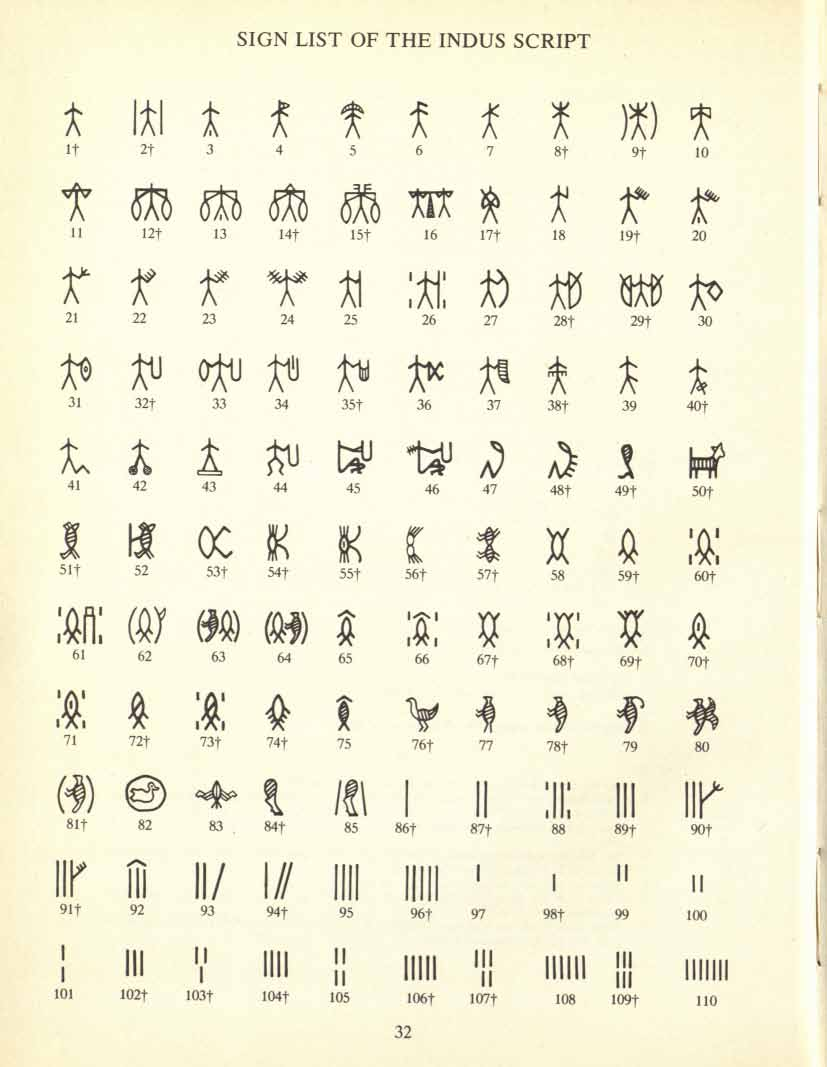
#> input picture pages_raw/signs/before_processing/sign-000.jpg, 827 x 1067 px
$ python -i norm.py   (imports and definitions only)
#> lines starting #> are read from the running program, lines starting #| are printed output that depends on the picture; after the words box and inside, x2 and y2 are one past the last pixel; in counts of white or black regions, pixels touching at a corner belong together
#> further down, picture is the input picture: shape (1067, 827, 3); mean B, G, R 217.4, 241.7, 244.5
import cv2
import numpy as np
import os

def normalize_page(img):
    gray = cv2.cvtColor(img, cv2.COLOR_BGR2GRAY)
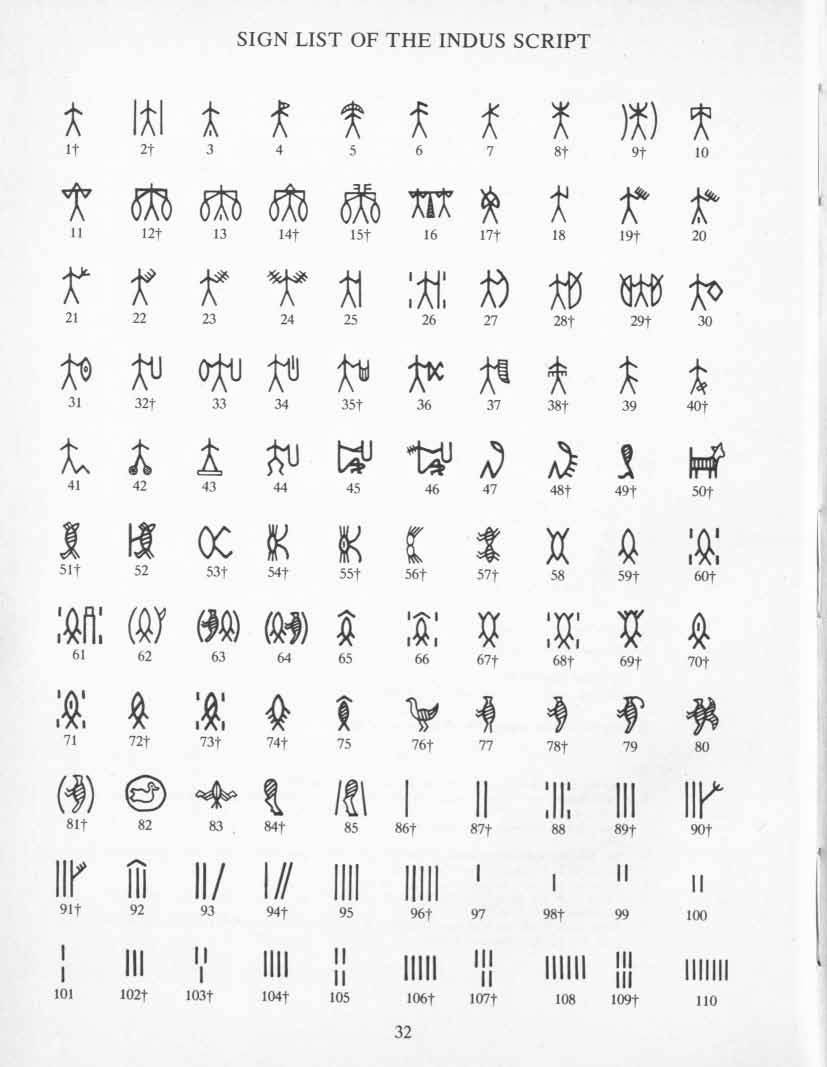
#> gray: shape (1067, 827); min 22, max 255, mean 239.8

    # Contrast normalization (removes yellowing)
    gray = cv2.equalizeHist(gray)
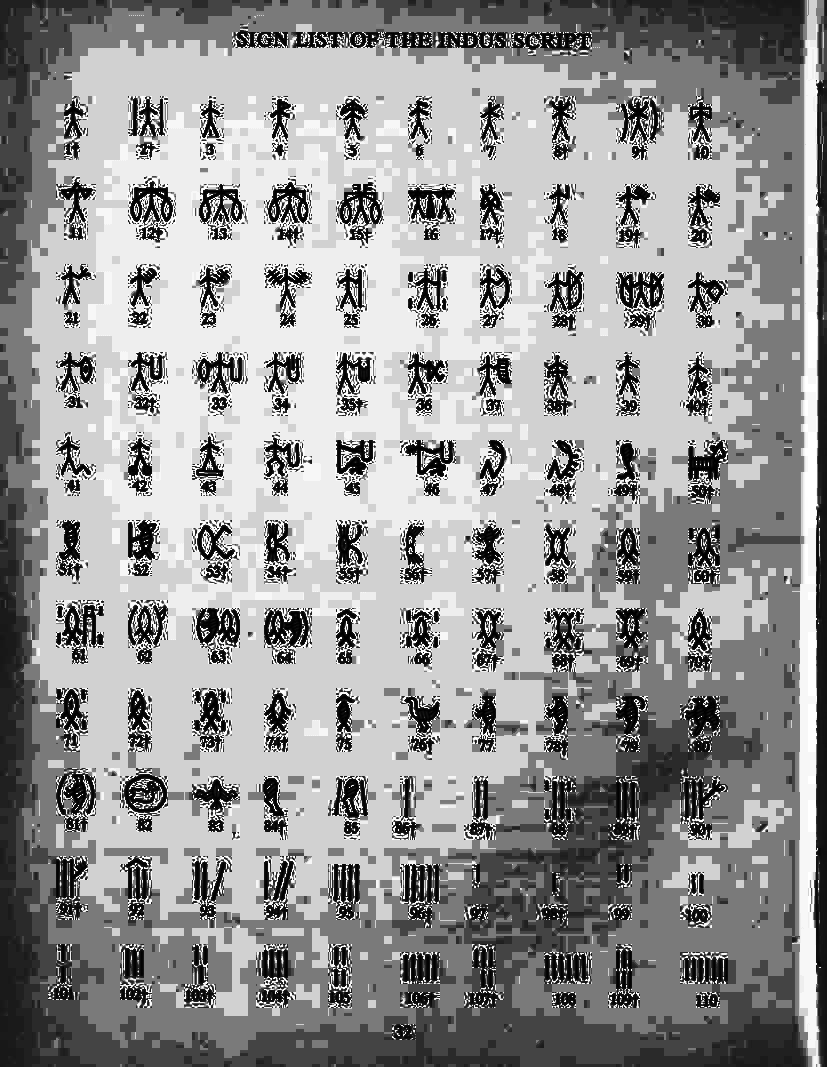
#> gray: shape (1067, 827); min 0, max 255, mean 148.5

    # Threshold just to find page edges
    _, thresh = cv2.threshold(gray, 200, 255, cv2.THRESH_BINARY_INV)
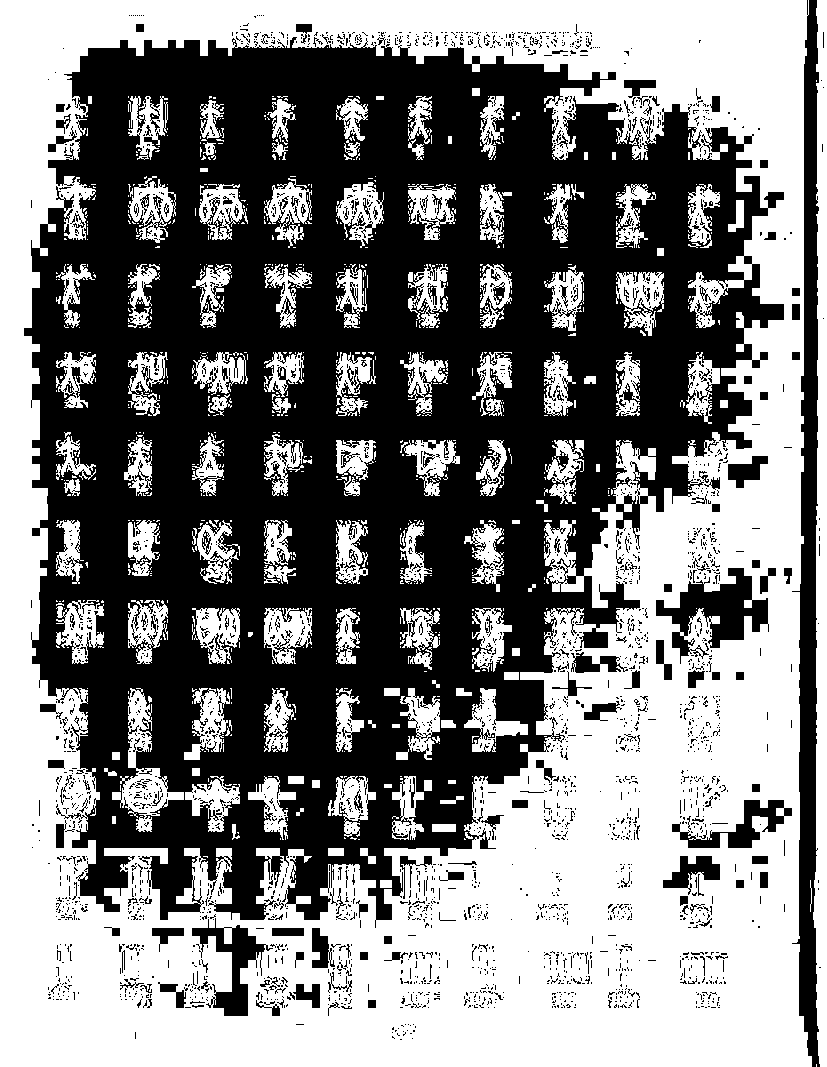
#> thresh: shape (1067, 827); 50.5% white; 2917 black regions (2706 under 20 px)

    # Find page contour
    contours, _ = cv2.findContours(thresh, cv2.RETR_EXTERNAL, cv2.CHAIN_APPROX_SIMPLE)
#> contours = 5 contours, 3 with area under 20; largest, box (x1, y1, x2, y2) and area: (0, 0, 812, 1067) 853858, (813, 0, 827, 1067) 9900
    page_contour = max(contours, key=cv2.contourArea)
#> page_contour = contour of 109 points, box (x1, y1, x2, y2) (0, 0, 812, 1067), area 853858

    x, y, w, h = cv2.boundingRect(page_contour)
#> x = 0; y = 0; w = 812; h = 1067
    cropped = gray[y:y+h, x:x+w]
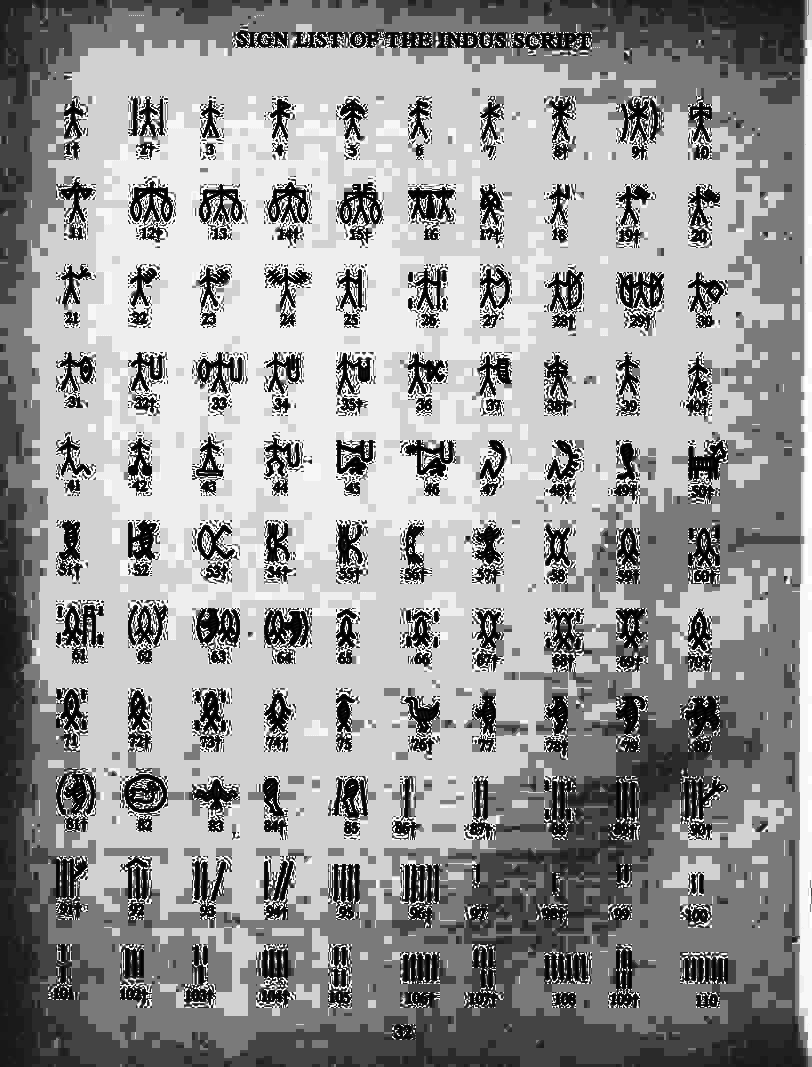
#> cropped: shape (1067, 812); min 0, max 255, mean 149.3

    return cropped

def find_grid_area(img):
    edges = cv2.Canny(img, 50, 150)

    lines = cv2.HoughLinesP(
        edges,
        rho=1,
        theta=np.pi/180,
        threshold=200,
        minLineLength=200,
        maxLineGap=10
    )

    xs, ys = [], []
    for line in lines:
        x1, y1, x2, y2 = line[0]
        xs.extend([x1, x2])
        ys.extend([y1, y2])

    x_min, x_max = min(xs), max(xs)
    y_min, y_max = min(ys), max(ys)

    return img[y_min:y_max, x_min:x_max]

>>> import cv2
>>> picture = cv2.imread('pages_raw/signs/before_processing/sign-000.jpg')
>>> result = normalize_page(picture)

$ run again, on pages_raw/signs/before_processing/sign-001.jpg
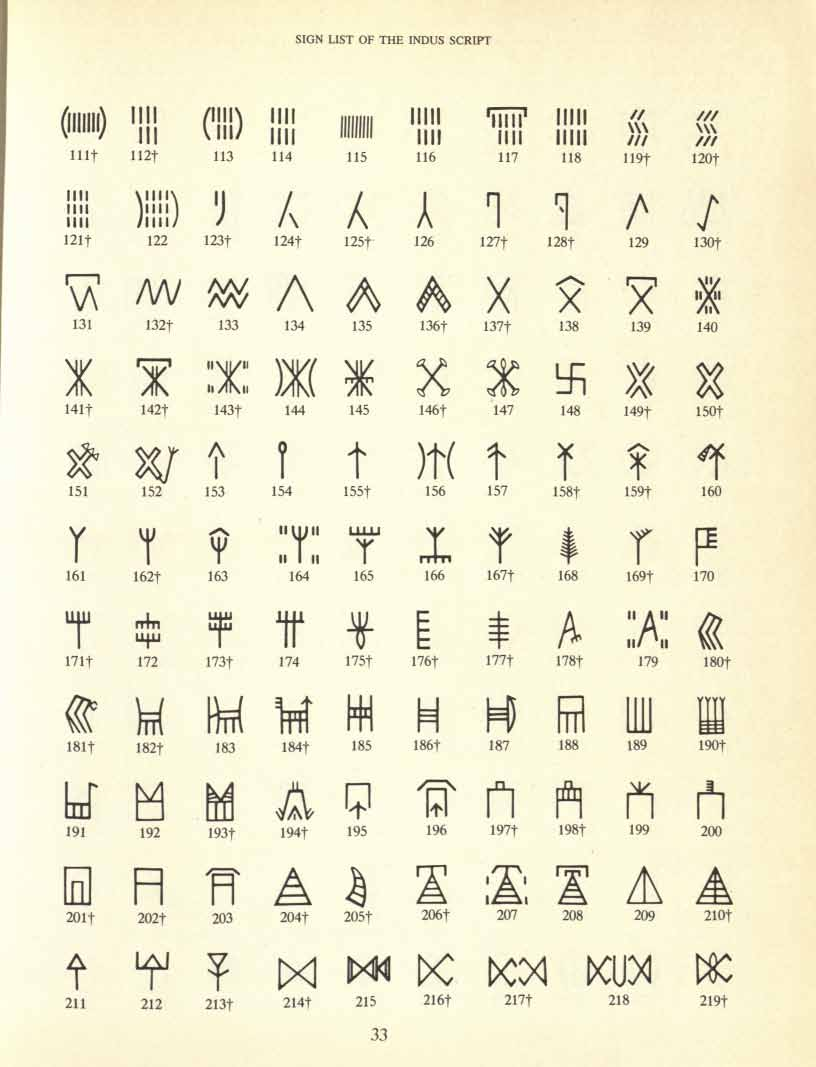
#> input picture pages_raw/signs/before_processing/sign-001.jpg, 816 x 1067 px
#> picture is the input picture: shape (1067, 816, 3); mean B, G, R 211.6, 239, 242.8
#> in normalize_page, `gray = cv2.equalizeHist(gray)`:
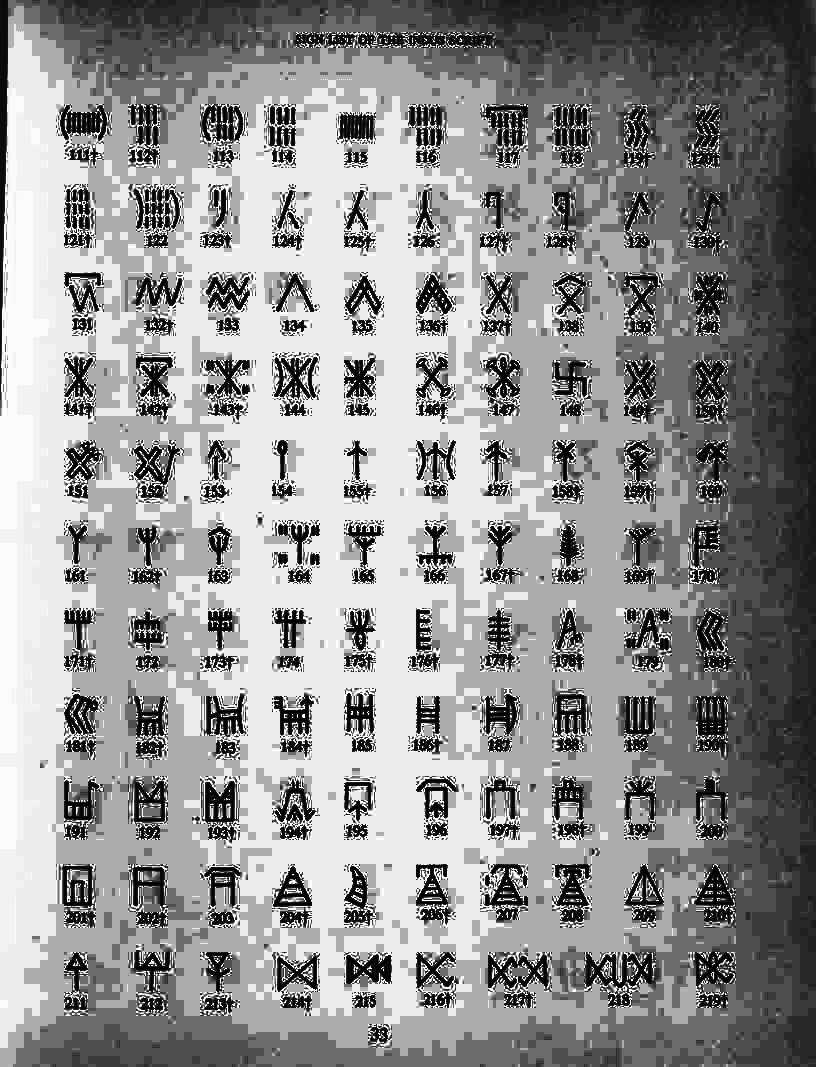
#> gray: shape (1067, 816); min 0, max 255, mean 143.9
#> in normalize_page, `_, thresh = cv2.threshold(gray, 200, 255, cv2.THRESH_BINARY_INV)`:
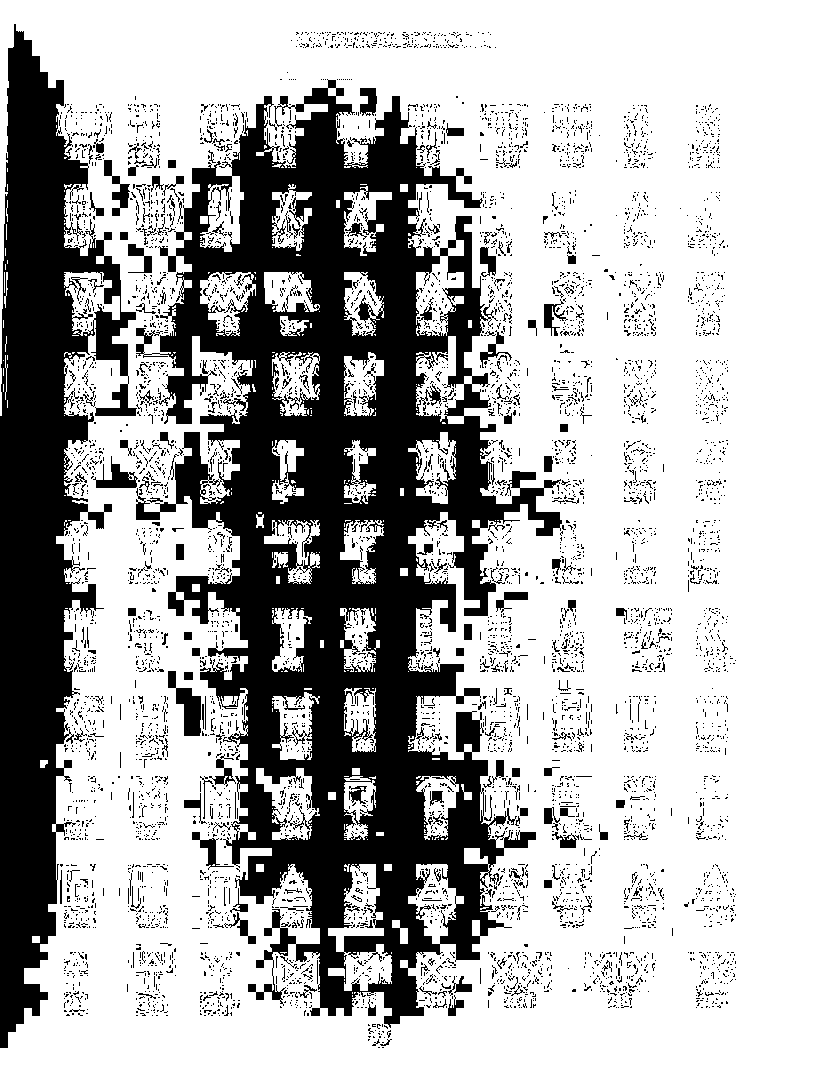
#> thresh: shape (1067, 816); 69.8% white; 6051 black regions (5796 under 20 px)
#> contours = 39 contours, 36 with area under 20; largest, box (x1, y1, x2, y2) and area: (0, 0, 816, 1067) 804114, (32, 936, 40, 943) 42, (40, 760, 48, 768) 39
#> page_contour = contour of 1089 points, box (x1, y1, x2, y2) (0, 0, 816, 1067), area 804114
#> x = 0; w = 816; h = 1067

$ run again, on pages_raw/signs/before_processing/sign-002.jpg
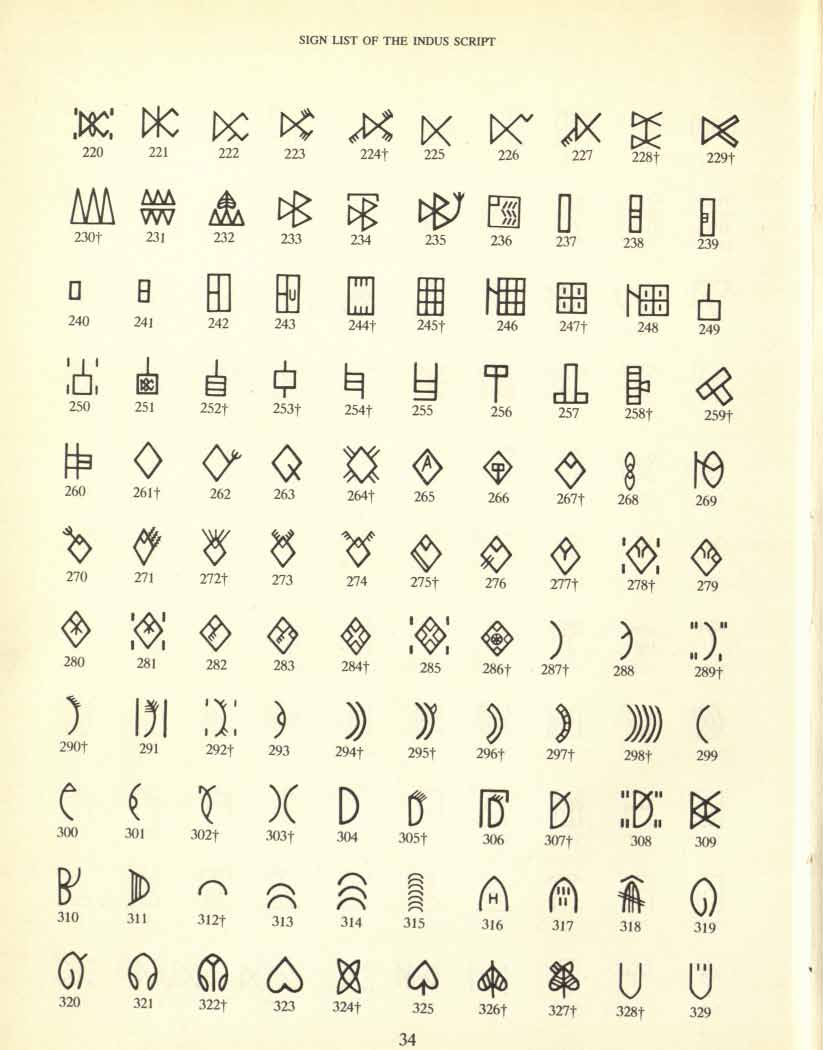
#> input picture pages_raw/signs/before_processing/sign-002.jpg, 823 x 1050 px
#> picture is the input picture: shape (1050, 823, 3); mean B, G, R 213.7, 240.7, 243.6
#> in normalize_page, `gray = cv2.equalizeHist(gray)`:
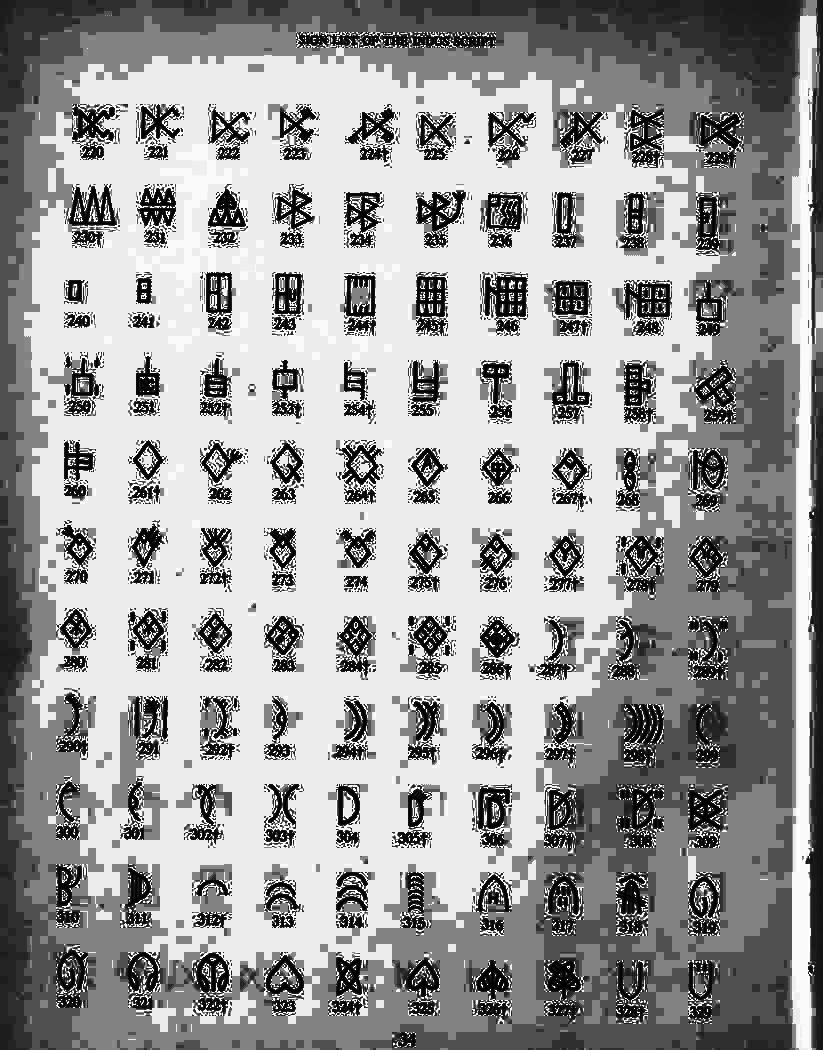
#> gray: shape (1050, 823); min 0, max 255, mean 153.4
#> in normalize_page, `_, thresh = cv2.threshold(gray, 200, 255, cv2.THRESH_BINARY_INV)`:
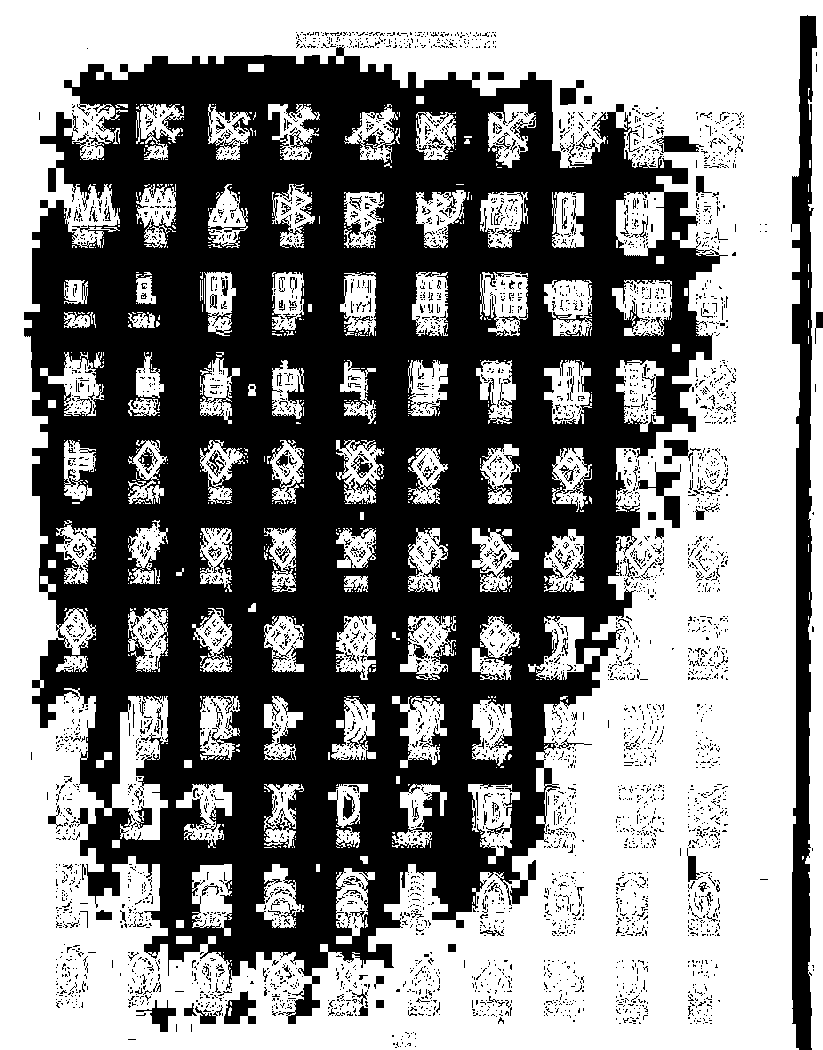
#> thresh: shape (1050, 823); 53.8% white; 4308 black regions (4123 under 20 px)
#> contours = 14 contours, 13 with area under 20; largest, box (x1, y1, x2, y2) and area: (0, 0, 823, 1050) 845824
#> page_contour = contour of 296 points, box (x1, y1, x2, y2) (0, 0, 823, 1050), area 845824
#> x = 0; w = 823; h = 1050
